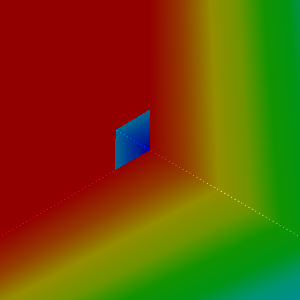

Here is the Python script that generated this plot:
#!/usr/bin/env python

# Demonstrate vtkGeometryFilter with excluded faces on a hexahedral
# unstructured grid extracted from an image volume.

# Factory overrides
import vtkmodules.vtkInteractionStyle  # noqa: F401
import vtkmodules.vtkRenderingFreeType  # noqa: F401
import vtkmodules.vtkRenderingOpenGL2  # noqa: F401

from vtkmodules.vtkCommonDataModel import (
    vtkCellArray,
    vtkImageData,
    vtkPolyData,
    vtkSphere,
)
from vtkmodules.vtkFiltersCore import vtkSimpleElevationFilter
from vtkmodules.vtkFiltersExtraction import vtkExtractGeometry
from vtkmodules.vtkFiltersGeometry import vtkGeometryFilter
from vtkmodules.vtkRenderingCore import (
    vtkActor,
    vtkPolyDataMapper,
    vtkRenderWindow,
    vtkRenderWindowInteractor,
    vtkRenderer,
)

# Control test resolution
res = 10

# Create a synthetic volume
vol = vtkImageData()
vol.SetDimensions(res, res, res)

# Extract as unstructured grid
sphere = vtkSphere()
sphere.SetRadius(10000)

grid = vtkExtractGeometry()
grid.SetInputData(vol)
grid.SetImplicitFunction(sphere)
grid.Update()

# Create elevation scalar field
ele = vtkSimpleElevationFilter()
ele.SetInputConnection(grid.GetOutputPort())

# Create excluded faces
face = [0, 1, 11, 10]
faces = vtkCellArray()
faces.InsertNextCell(4, face)

excluded_faces = vtkPolyData()
excluded_faces.SetPolys(faces)

# Extract surface with excluded faces
geom_filter = vtkGeometryFilter()
geom_filter.SetInputConnection(ele.GetOutputPort())
geom_filter.SetExcludedFacesData(excluded_faces)

# Mapper
mapper = vtkPolyDataMapper()
mapper.SetInputConnection(geom_filter.GetOutputPort())
mapper.SetScalarRange(0, float(res - 1))

actor = vtkActor()
actor.SetMapper(mapper)

# Renderer
renderer = vtkRenderer()
renderer.SetBackground(0, 0, 0)
renderer.AddActor(actor)

# Window
render_window = vtkRenderWindow()
render_window.SetMultiSamples(0)
render_window.AddRenderer(renderer)
render_window.SetWindowName("filter excluded faces")

# Interactor
interactor = vtkRenderWindowInteractor()
interactor.SetRenderWindow(render_window)

# Scene
renderer.GetActiveCamera().SetPosition(-1, -1, -1)
renderer.ResetCamera()
renderer.GetActiveCamera().Zoom(2)

interactor.Initialize()
interactor.Start()
